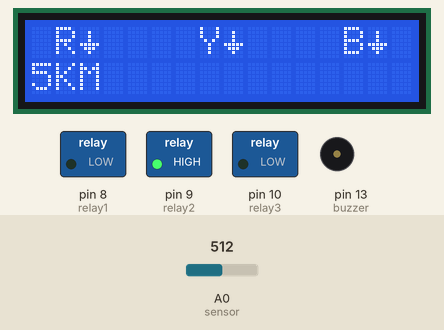
This sketch was run on a simulated Arduino Uno, built with avr-gcc and run on an emulated ATmega328P. Parts: 16×2 character LCD, switched loads named in the sketch (green lamp = pin HIGH), buzzer (waves = sounding, pin HIGH). Dashed ring = blinking. Inputs (shaded band) come from the test bench; at power-on: A0 (sensor) = 512.

Above: at 3.2 s.
3.3 s: A0 (sensor) set to 110
At 4.47 s:
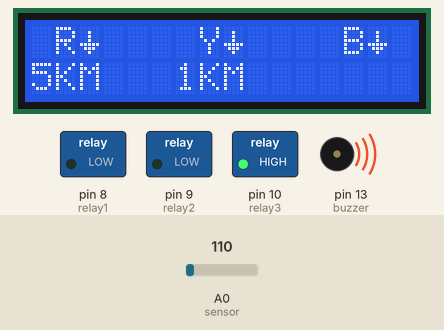
6.0 s: A0 (sensor) set to 94
At 6.5 s:
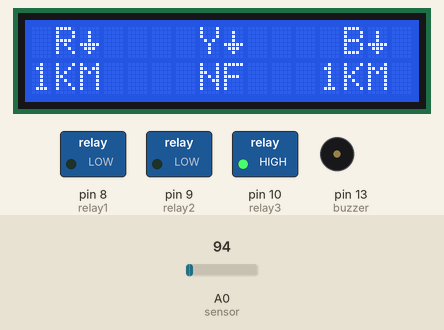
8.6 s: A0 (sensor) set to 122
At 8.78 s:
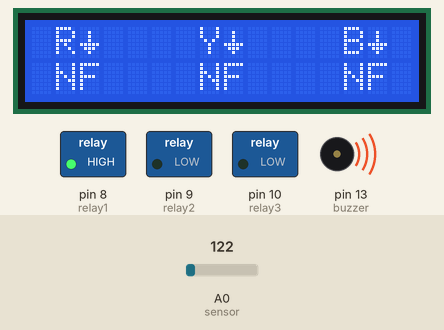
11.2 s: A0 (sensor) set to 0
At 11.7 s:
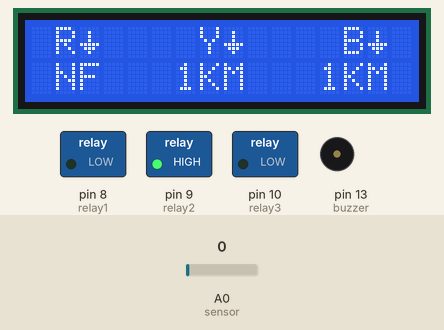
13.3 s: A0 (sensor) set to 306
At 14.39 s:
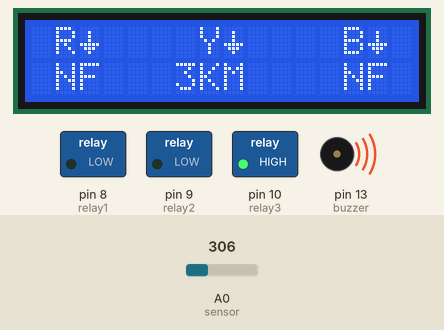
Timing chart, 0 to 19.6 s (numbered marks = the images above; inputs shaded):
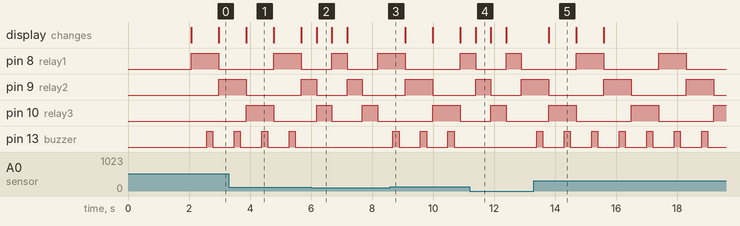

Measured:
- the behaviour switches between 100 and 99 on A0 (sensor) (found by bisection; images 1 and 2)
- after the input at 6.0 s, pin 13 (buzzer): stops changing and stays LOW; the display: changes after 0.18 s (image 2)
- after the input at 8.6 s, pin 13 (buzzer): alternates HIGH for 0.20 s and LOW for 0.70 s, starting after 0.09 s
- after the input at 11.2 s, pin 8 (relay1): HIGH → LOW after 0.19 s instead of 0.59 s; pin 10 (relay3): LOW → HIGH after 0.69 s instead of 1.5 s; pin 13 (buzzer): stops changing and stays LOW; the display: changes after 0.19 s (image 4)
- after the input at 13.3 s, pin 8 (relay1): alternates HIGH for 0.90 s and LOW for 1.8 s, starting after 1.4 s; pin 9 (relay2), pin 10 (relay3): alternates HIGH for 0.90 s and LOW for 1.8 s, starting after 0.49 s; pin 13 (buzzer): alternates HIGH for 0.20 s and LOW for 0.70 s, starting after 0.09 s; the display: changes after 0.49 s (image 5)
- by itself, pin 13 (buzzer): alternates HIGH for 0.20 s and LOW for 0.70 s
- what the display in image 1 shows lasts 0.9 s, from 3.9 s to 4.8 s

The sketch:

Underground_Cable_Fault_Detection.ino
```cpp
#include <LiquidCrystal.h>
LiquidCrystal lcd(2,3,4,5,6,7);

#define sensor A0

#define relay1 8
#define relay2 9
#define relay3 10

#define buzzer 13

int read_ADC;
int distance;

byte symbol[8] = {
        B00000,
        B00100,
        B00100,
        B00100,
        B11111,
        B01110,
        B00100,
        B00000};

void setup() {
pinMode(sensor,INPUT);

pinMode(relay1, OUTPUT);
pinMode(relay2, OUTPUT);
pinMode(relay3, OUTPUT);

pinMode(buzzer, OUTPUT);

lcd.createChar(1, symbol);

lcd.begin(16, 2);
lcd.clear();
lcd.setCursor(0, 0); // set the cursor to column 0, line 2
lcd.print("Welcome to Cable");
lcd.setCursor(0, 1); // set the cursor to column 0, line 2
lcd.print("Fault  Detection");
delay(2000);
lcd.clear();
}

void loop(){
lcd.setCursor(1,0);
lcd.print("R");
lcd.write(1);

lcd.setCursor(7,0);
lcd.print("Y");
lcd.write(1);

lcd.setCursor(13,0);
lcd.print("B");
lcd.write(1);

digitalWrite(relay1,HIGH);
digitalWrite(relay2,LOW);
digitalWrite(relay3,LOW);
delay(500);

data();
lcd.setCursor(0,1);
if(distance>0){lcd.print(distance); lcd.print("KM  ");}
else{lcd.print(" NF ");}

digitalWrite(relay1,LOW);
digitalWrite(relay2,HIGH);
digitalWrite(relay3,LOW);
delay(500);

data();

lcd.setCursor(6,1);
if(distance>0){lcd.print(distance); lcd.print("KM  ");}
else{lcd.print(" NF ");}

digitalWrite(relay1,LOW);
digitalWrite(relay2,LOW);
digitalWrite(relay3,HIGH);
delay(500);

data();

lcd.setCursor(12,1);
if(distance>0){lcd.print(distance); lcd.print("KM  ");}
else{lcd.print(" NF ");}

}


void data(){
read_ADC = analogRead(sensor);
distance = read_ADC/100;

if(distance>9)distance = 0;

if(distance>0){
digitalWrite(buzzer,HIGH);
delay(200);
digitalWrite(buzzer,LOW);
delay(200);
 }
}
```
